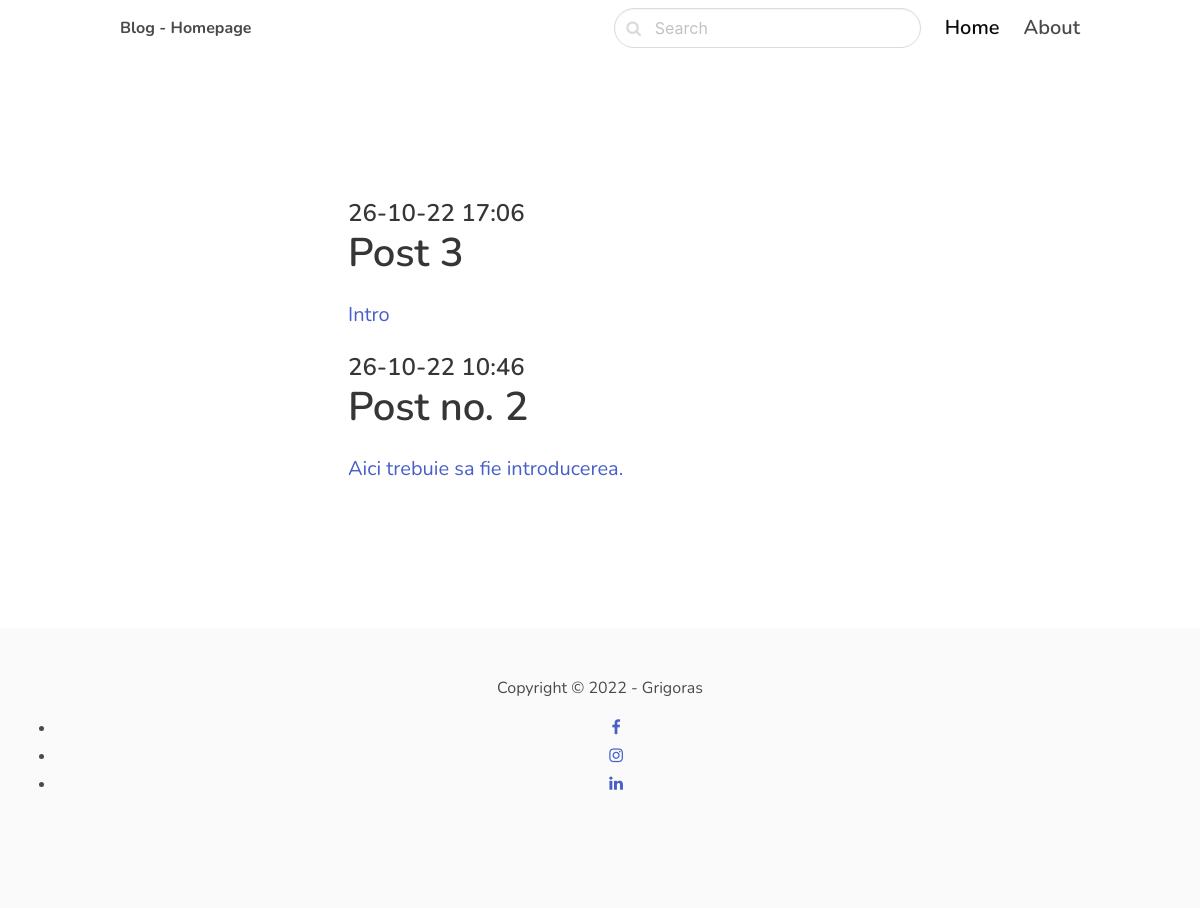
The app's page /categoria-2/ with its own data.
### blog/models.py (models this page shows, shortened)
class Post(models.Model):
    ACTIVE = 'active'
    DRAFT = 'draft'
    CHOICES_STATUS = (
        (ACTIVE, 'Active'),
        (DRAFT, 'Draft')
    )
    category = models.ForeignKey(Category, related_name='posts', on_delete=models.CASCADE)
    title = models.CharField(max_length=250)
    slug = models.SlugField()
    intro = models.TextField()
    body = models.TextField()
    created_at = models.DateTimeField(auto_now_add=True)
    status = models.CharField(max_length=15, choices=CHOICES_STATUS, default=ACTIVE)
    image = models.ImageField(upload_to='uploads/', blank=True, null=True)
    class Meta:
        ordering = ('-created_at',)

### blog/views.py (the view)
# urls.py: path('<slug:slug>/', views.category, name='category_detail'),
def category(request, slug):
    category = get_object_or_404(Category, slug=slug)
    posts = category.posts.filter(status=Post.ACTIVE)
    return render(request, 'blog/category.html', {'category': category, 'posts': posts})

### blog/templates/blog/category.html (shortened to what this page needs)
{%  extends 'aplicatie/base.html' %}
{% block content %}
    <section class="hero">
        <div class="hero-body">
            <div class="container">
                <section class="section">
                    <div class="columns">
                        <div class="column is-8 is-offset-2">
                            {% for post in posts %}
                                 <div class="content is-medium">
                                    <a href="{% url 'post_detail' post.category.slug post.slug %}">
                                         <h2 class="subtitle is-4">{{ post.created_at|date:'d-m-y H:i' }}</h2>
                                        <h1 class="title">{{ post.title }}</h1>
                                        <p>{{ post.intro }}</p>
                                     </a>
                                 </div>
                            {% empty %}
                                <div class="content">
                                    <p>There are no posts in this category</p>
                                </div>
                            {% endfor %}
                        </div>
                    </div>
                </section>
            </div>
        </div>
    </section>
{% endblock %}

### aplicatie/templates/aplicatie/base.html (style rules this page uses)
body { font-family: 'Nunito', sans-serif; }

### records on screen
Post: created_at "26-10-22 17:06", title "Post 3", intro "Intro"
Post: created_at "26-10-22 10:46", title "Post no. 2", intro "Aici trebuie sa fie introducerea."
